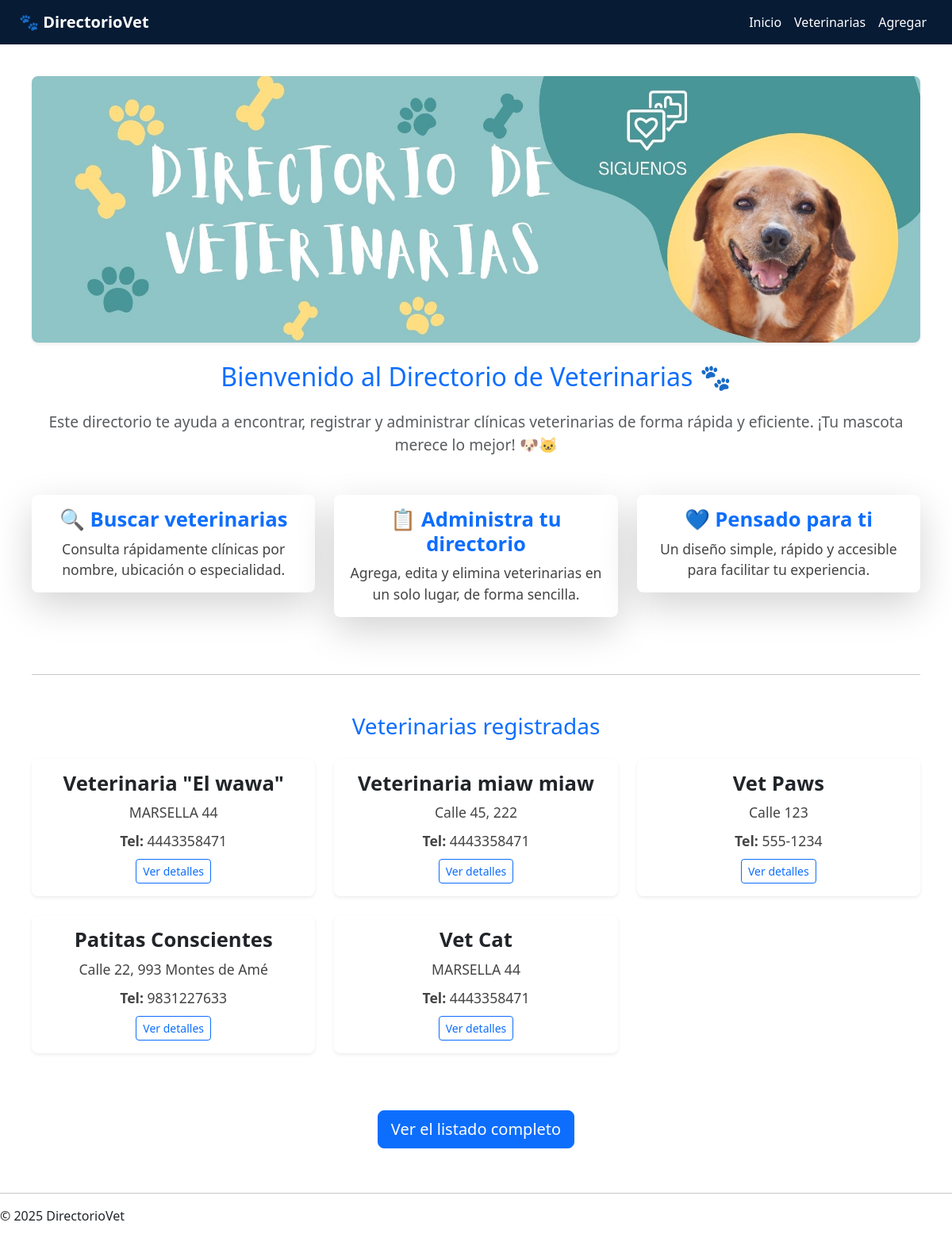
The page / on the database its author committed.
### veterinarias/models.py (models this page shows, shortened)
class Veterinaria(models.Model):
    nombre = models.CharField(max_length=255)
    direccion = models.TextField()
    telefono = models.CharField(max_length=20)
    email = models.EmailField()
    admite_emergencias = models.BooleanField(default=False)
    SERVICIOS_OPCIONES = (
        ('spa', 'Spa'),
        ('consulta', 'Consulta veterinaria'),
        ('cirugia', 'Cirugía'),
        ('farmacia', 'Farmacia'),
        ('accesorios', 'Venta de accesorios'),
        ('comida', 'Venta de comida'),
        ('domicilio', 'Servicio a domicilio'),
        ('pension', 'Pensión'),
        ('esterilizacion', 'Esterilización'),
    )
    servicios = MultiSelectField(choices=SERVICIOS_OPCIONES, blank=True)

### veterinarias/views.py (the view)
# urls.py: 2. Add a URL to urlpatterns:  path('', views.home, name='home')
def home(request):
    veterinarias = Veterinaria.objects.all()  # Obtiene todas las veterinarias
    return render(request, 'veterinarias/home.html', {'veterinarias': veterinarias})

### veterinarias/templates/veterinarias/home.html (shortened to what this page needs)
{% extends 'veterinarias/base.html' %}
{% load static %}
{% block content %}
<section class="inicio">
    <div class="text-center">
        <div>
            <img src="{% static 'veterinarias/images/veterinaria.jpg' %}"
                 class="img-fluid rounded-3 shadow-sm" alt="Imagen de veterinaria">
        </div>
    </div>
    <h2 class="my-4 text-primary font-weight-bold">Bienvenido al Directorio de Veterinarias 🐾</h2>
    <p class="lead text-center text-muted mb-4">
        Este directorio te ayuda a encontrar, registrar y administrar clínicas veterinarias de forma rápida y eficiente. ¡Tu mascota merece lo mejor! 🐶🐱
    </p>
    <div class="row text-center mt-5">
        <div class="col-md-4 mb-4">
            <div class="card border-0 shadow-lg rounded-3">
                <div class="card-body">
                    <h5 class="card-title text-primary">🔍 Buscar veterinarias</h5>
                    <p class="card-text">Consulta rápidamente clínicas por nombre, ubicación o especialidad.</p>
                </div>
            </div>
        </div>
        <div class="col-md-4 mb-4">
            <div class="card border-0 shadow-lg rounded-3">
                <div class="card-body">
                    <h5 class="card-title text-primary">📋 Administra tu directorio</h5>
                    <p class="card-text">Agrega, edita y elimina veterinarias en un solo lugar, de forma sencilla.</p>
                </div>
            </div>
        </div>
        <div class="col-md-4 mb-4">
            <div class="card border-0 shadow-lg rounded-3">
                <div class="card-body">
                    <h5 class="card-title text-primary">💙 Pensado para ti</h5>
                    <p class="card-text">Un diseño simple, rápido y accesible para facilitar tu experiencia.</p>
                </div>
            </div>
        </div>
    </div>
    <hr class="my-5">
    <h3 class="text-center text-primary mb-4">Veterinarias registradas</h3>
    <div class="row">
        {% for vet in veterinarias %}
            <div class="col-md-4 mb-4">
                <div class="card h-100 shadow-sm border-0 rounded-3">
                    <div class="card-body">
                        <h5 class="card-title">{{ vet.nombre }}</h5>
                        <p class="card-text">{{ vet.direccion }}</p>
                        <p class="card-text"><strong>Tel:</strong> {{ vet.telefono }}</p>
                        <a href="{% url 'detalle_veterinaria' vet.pk %}" class="btn btn-outline-primary btn-sm">Ver detalles</a>
                    </div>
                </div>
            </div>
        {% empty %}
            <p class="text-center">No hay veterinarias registradas aún.</p>
        {% endfor %}
    </div>
    <div class="text-center mt-4">
        <a href="{% url 'lista_veterinarias' %}" class="btn btn-primary btn-lg mt-4">Ver el listado completo</a>
    </div>
</section>
{% endblock %}

### veterinarias/templates/veterinarias/base.html (shortened to what this page needs)
{% load static %}
<!DOCTYPE html>
<html lang="es">
<head>
    <link rel="stylesheet" href="{% static 'veterinarias/css/styles.css' %}">
    <link href="https://cdn.jsdelivr.net/npm/bootstrap@5.3.0/dist/css/bootstrap.min.css" rel="stylesheet">
</head>
<header>
    <nav class="navbar navbar-expand-lg custom-navbar px-4">
        <a class="navbar-brand fw-bold text-white" href="{% url 'home' %}">
            🐾 DirectorioVet
        </a>
        <div class="collapse navbar-collapse" id="navbarVet">
            <ul class="navbar-nav ms-auto">
                <li class="nav-item">
                    <a class="nav-link text-white" href="{% url 'home' %}">Inicio</a>
                </li>
                <li class="nav-item">
                    <a class="nav-link text-white" href="{% url 'lista_veterinarias' %}">Veterinarias</a>
                </li>
                <li class="nav-item">
                    <a class="nav-link text-white" href="{% url 'crear_veterinaria' %}">Agregar</a>
                </li>
            </ul>
        </div>
    </nav>
</header>
    <main>
        {% block content %}{% endblock %}
    </main>
    <footer>
        <hr>
        <p>&copy; 2025 DirectorioVet</p>
    </footer>
</body>
</html>

### veterinarias/static/veterinarias/css/styles.css (style rules this page uses)
.inicio { background-color: #ffffff; padding: 40px; text-align: center; }
.inicio h2 { color: #1a4d8f; margin-bottom: 10px; }
.inicio p { font-size: 1.2rem; color: #444; margin-bottom: 20px; }
.custom-navbar { background-color: #071b35; }
.card { border-radius: 10px; transition: transform 0.2s ease; }
.card-title { color: #1a4d8f; }
.card-title { font-size: 1.6rem; font-weight: 600; }
.card-body p { font-size: 1rem; margin-bottom: 0.6rem; }
.card p { font-size: 1.1rem; }

### rows shown on the page
Veterinaria: nombre "Veterinaria \"El wawa\"", direccion "MARSELLA 44", telefono "4443358471"
Veterinaria: nombre "Veterinaria miaw miaw", direccion "Calle 45, 222", telefono "4443358471"
Veterinaria: nombre "Vet Paws", direccion "Calle 123", telefono "555-1234"
Veterinaria: nombre "Patitas Conscientes", direccion "Calle 22, 993 Montes de Amé", telefono "9831227633"
Veterinaria: nombre "Vet Cat", direccion "MARSELLA 44", telefono "4443358471"
